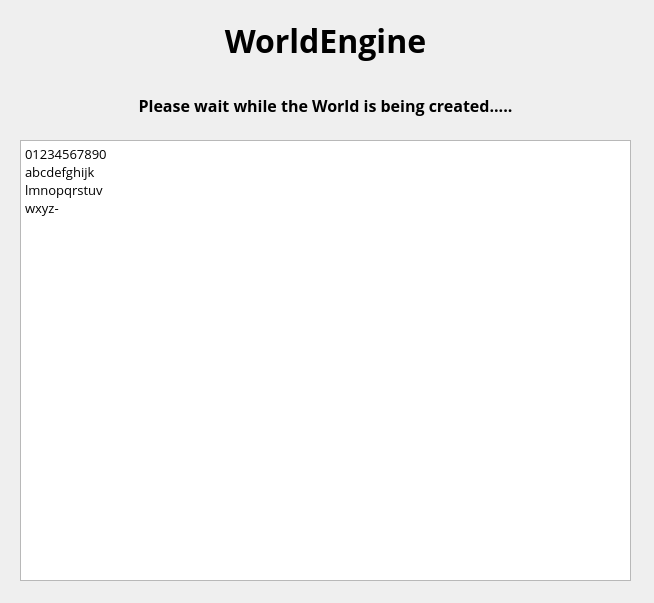
<?xml version="1.0" encoding="UTF-8"?>
<ui version="4.0">
 <class>Dialog</class>
 <widget class="QDialog" name="Dialog">
  <property name="geometry">
   <rect>
    <x>0</x>
    <y>0</y>
    <width>654</width>
    <height>603</height>
   </rect>
  </property>
  <property name="font">
   <font>
    <family>Open Sans</family>
    <pointsize>12</pointsize>
   </font>
  </property>
  <property name="windowTitle">
   <string>WorldEngine Information Dialog</string>
  </property>
  <property name="windowIcon">
   <iconset resource="new_gui_4.qrc">
    <normaloff>:/Images/icon.png</normaloff>:/Images/icon.png</iconset>
  </property>
  <property name="styleSheet">
   <string notr="true"/>
  </property>
  <widget class="QLabel" name="label">
   <property name="geometry">
    <rect>
     <x>10</x>
     <y>80</y>
     <width>631</width>
     <height>51</height>
    </rect>
   </property>
   <property name="font">
    <font>
     <family>Open Sans</family>
     <pointsize>12</pointsize>
     <weight>75</weight>
     <bold>true</bold>
    </font>
   </property>
   <property name="styleSheet">
    <string notr="true"/>
   </property>
   <property name="text">
    <string>Please wait while the World is being created.....</string>
   </property>
   <property name="alignment">
    <set>Qt::AlignCenter</set>
   </property>
  </widget>
  <widget class="QTextBrowser" name="textBrowser">
   <property name="geometry">
    <rect>
     <x>20</x>
     <y>140</y>
     <width>611</width>
     <height>441</height>
    </rect>
   </property>
   <property name="font">
    <font>
     <family>Consolas</family>
     <pointsize>10</pointsize>
    </font>
   </property>
   <property name="styleSheet">
    <string notr="true"/>
   </property>
   <property name="html">
    <string>&lt;!DOCTYPE HTML PUBLIC &quot;-//W3C//DTD HTML 4.0//EN&quot; &quot;http://www.w3.org/TR/REC-html40/strict.dtd&quot;&gt;
&lt;html&gt;&lt;head&gt;&lt;meta name=&quot;qrichtext&quot; content=&quot;1&quot; /&gt;&lt;style type=&quot;text/css&quot;&gt;
p, li { white-space: pre-wrap; }
&lt;/style&gt;&lt;/head&gt;&lt;body style=&quot; font-family:'Consolas'; font-size:10pt; font-weight:400; font-style:normal;&quot;&gt;
&lt;p style=&quot; margin-top:0px; margin-bottom:0px; margin-left:0px; margin-right:0px; -qt-block-indent:0; text-indent:0px;&quot;&gt;01234567890&lt;/p&gt;
&lt;p style=&quot; margin-top:0px; margin-bottom:0px; margin-left:0px; margin-right:0px; -qt-block-indent:0; text-indent:0px;&quot;&gt;abcdefghijk&lt;/p&gt;
&lt;p style=&quot; margin-top:0px; margin-bottom:0px; margin-left:0px; margin-right:0px; -qt-block-indent:0; text-indent:0px;&quot;&gt;lmnopqrstuv&lt;/p&gt;
&lt;p style=&quot; margin-top:0px; margin-bottom:0px; margin-left:0px; margin-right:0px; -qt-block-indent:0; text-indent:0px;&quot;&gt;wxyz-&lt;/p&gt;&lt;/body&gt;&lt;/html&gt;</string>
   </property>
  </widget>
  <widget class="QLabel" name="label_2">
   <property name="geometry">
    <rect>
     <x>10</x>
     <y>10</y>
     <width>64</width>
     <height>64</height>
    </rect>
   </property>
   <property name="text">
    <string/>
   </property>
   <property name="pixmap">
    <pixmap resource="new_gui_4.qrc">:/Images/seed_48791_elevation.png</pixmap>
   </property>
   <property name="scaledContents">
    <bool>true</bool>
   </property>
  </widget>
  <widget class="QLabel" name="label_52">
   <property name="geometry">
    <rect>
     <x>580</x>
     <y>10</y>
     <width>64</width>
     <height>64</height>
    </rect>
   </property>
   <property name="text">
    <string/>
   </property>
   <property name="pixmap">
    <pixmap resource="new_gui_4.qrc">:/Images/seed_48791_elevation.png</pixmap>
   </property>
   <property name="scaledContents">
    <bool>true</bool>
   </property>
  </widget>
  <widget class="QLabel" name="label_6">
   <property name="geometry">
    <rect>
     <x>80</x>
     <y>10</y>
     <width>491</width>
     <height>61</height>
    </rect>
   </property>
   <property name="font">
    <font>
     <family>Open Sans</family>
     <pointsize>24</pointsize>
     <weight>75</weight>
     <bold>true</bold>
    </font>
   </property>
   <property name="text">
    <string>&lt;html&gt;&lt;head/&gt;&lt;body&gt;&lt;p&gt;WorldEngine&lt;/p&gt;&lt;/body&gt;&lt;/html&gt;</string>
   </property>
   <property name="alignment">
    <set>Qt::AlignCenter</set>
   </property>
  </widget>
 </widget>
 <resources>
  <include location="new_gui_4.qrc"/>
 </resources>
 <connections/>
</ui>
